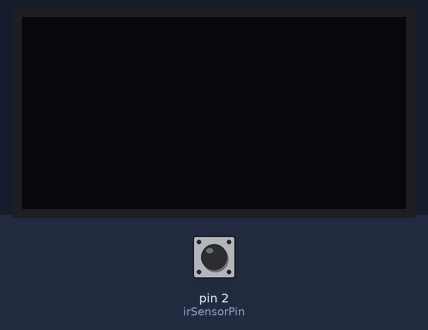
A sketch run on a simulated Arduino Uno, built with avr-gcc and run on an emulated ATmega328P. On the bench: 128×64 one-colour display. Inputs (shaded band) come from the test bench; at power-on: pin 2 (irSensorPin) LOW.

Above: at 1.2 s.
1.3 s: pin 2 (irSensorPin) driven HIGH
At 1.9 s:
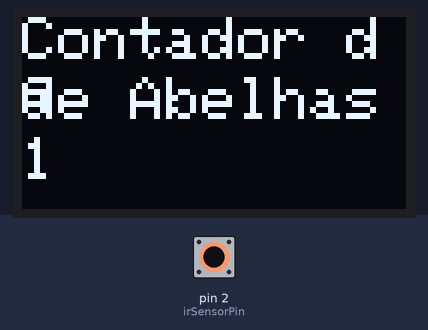
2.8 s: pin 2 (irSensorPin) pulsed LOW 5 times (0.12 s each, 0.3 s apart)
At 5.0 s:
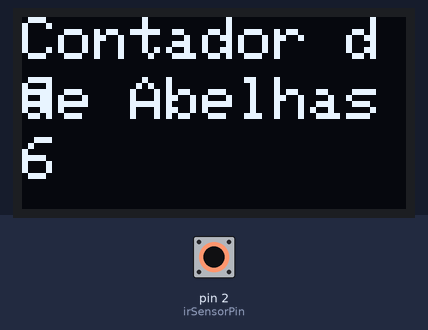
Timing chart, 0 to 6.5 s (numbered marks = the images above; inputs shaded):
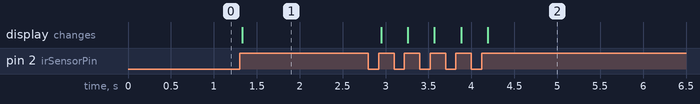

Measured:
- after the input at 1.3 s, the display: changes at once (image 1)
- after the input at 2.8 s, the display: first changes after 0.15 s (image 2 shows a later state)

The sketch:

fernando.ino
```cpp
#include <Adafruit_BusIO_Register.h>
#include <Adafruit_SSD1306.h>
#include <Adafruit_GFX.h>

/* Cria o objeto de controle para o display OLED. */
Adafruit_SSD1306 display(128, 64, &Wire);

/* Definir o pino do sensor IR. */
const int irSensorPin = 2;  // O pino digital onde o sensor IR está conectado.

int contador = 0;  // Variável para armazenar o contador.
bool irSensorState = LOW;  // Variável para armazenar o estado atual do sensor IR.
bool lastIrSensorState = LOW;  // Variável para armazenar o estado anterior do sensor IR.

void setup() {
  // Inicia o display OLED.
  display.begin(SSD1306_SWITCHCAPVCC, 0X3C);
  display.clearDisplay();

  // Configura o pino do sensor IR como entrada.
  pinMode(irSensorPin, INPUT);

  // Define o tamanho da fonte como o dobro do padrão.
  display.setTextSize(2);
  display.setTextColor(SSD1306_WHITE);  // Cor do texto (branco)

  // Exibe a mensagem inicial no display.
  //display.setCursor(0, 0);
  //display.print("Contador");
  //display.display();
  //delay(2000);  // Exibe a mensagem inicial por 2 segundos.
}

void loop() {
  // Lê o estado atual do sensor IR.
  irSensorState = digitalRead(irSensorPin);

  // Verifica se houve uma transição de LOW para HIGH (borda de subida).
  if (irSensorState == HIGH && lastIrSensorState == LOW) {
    // Incrementa o contador quando a borda de subida é detectada.
    contador++;

    // Exibe uma mensagem de feedback no display.
    display.clearDisplay();
    display.setCursor(0, 0);
    display.print("Contador de");
    display.setCursor(0, 20);
    display.print("de Abelhas");
    display.setCursor(0, 40);
    display.print(contador);
    display.display();

    // Aguarda um momento para evitar múltiplas detecções rápidas.
    delay(10);  // Ajuste conforme necessário para o seu sensor IR.
  }

  // Atualiza o estado anterior do sensor IR.
  lastIrSensorState = irSensorState;

  // Aguarda um momento para que o display não atualize muito rapidamente.
  delay(10);  // Este delay aqui evita uma atualização muito rápida do display.
}
```
